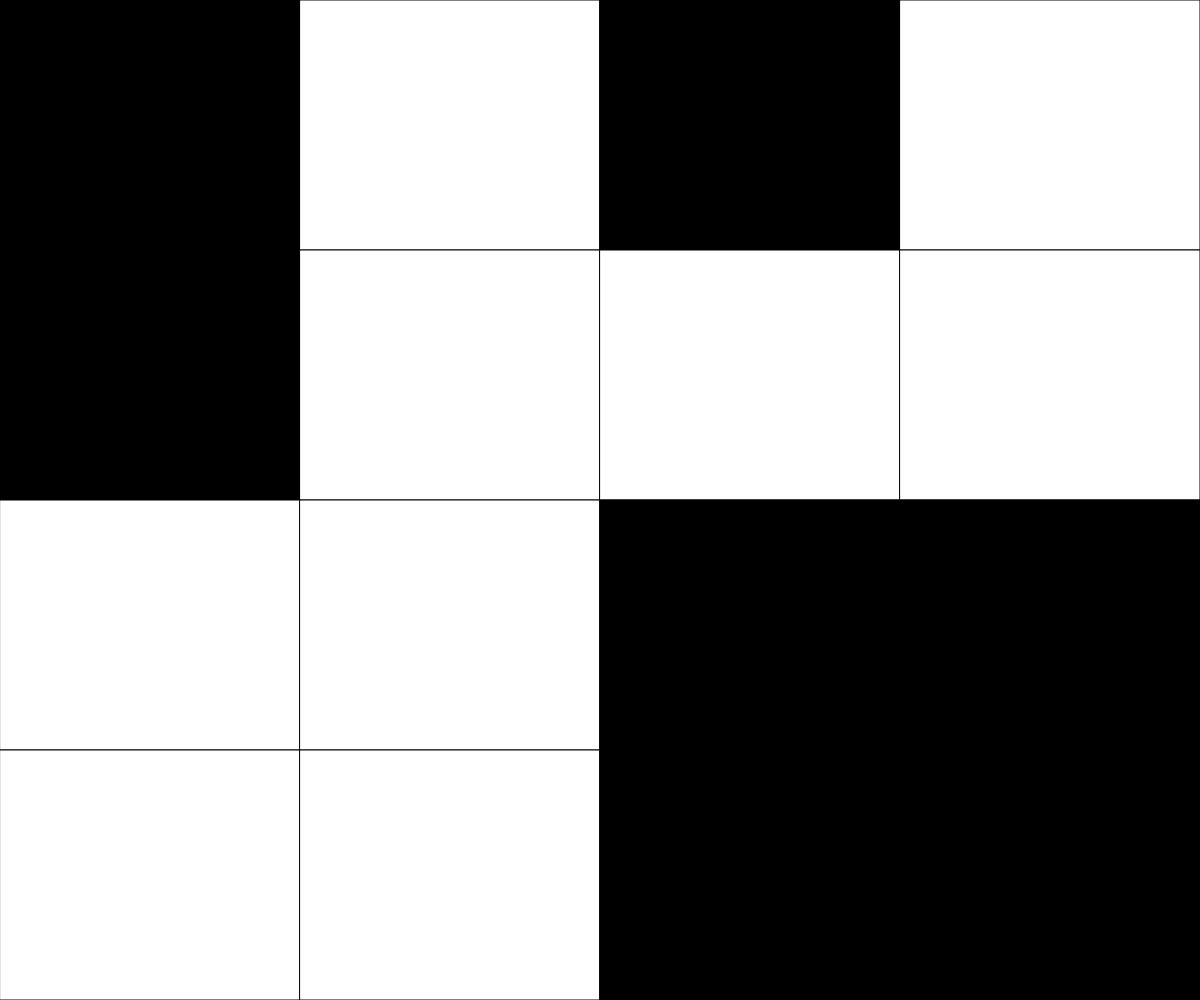
Frame 1 (no input)
Frame 60 (no input): identical to frame 1, image omitted
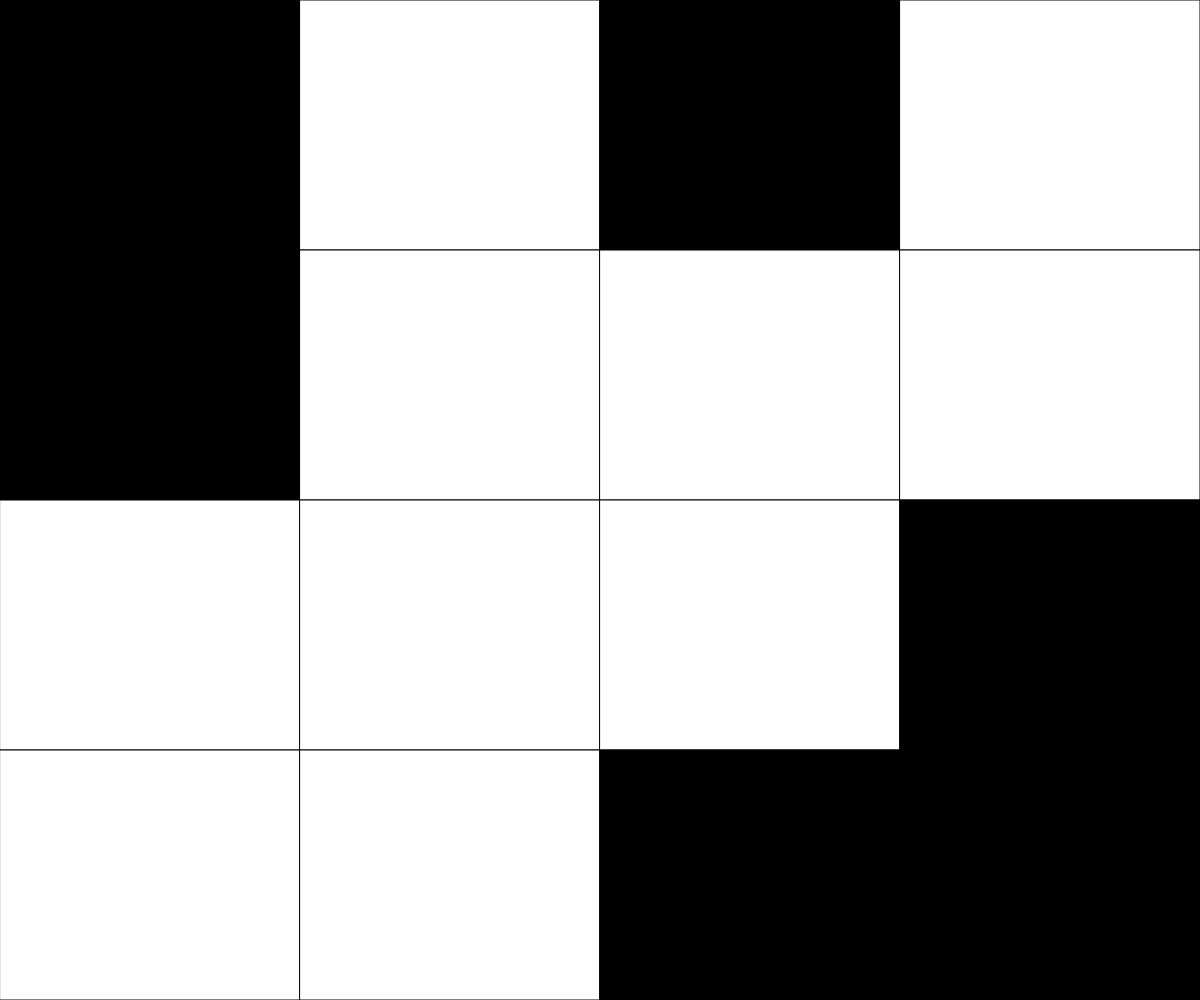
Frame 120 (the mouse pressed at the canvas centre since frame 60)

The p5.js sketch that drew these frames (run headless with seeded random() and noise() and a simulated clock; from frame 60 on, the mouse is pressed at the canvas centre):

// p5.js sketch
// ── sketch.js
// grud demoitle
// Your Name
// Date
//
// Extra for Experts:
// - describe what you did to take this project "above and beyond"



let gridSize = 4; 
let grid;
let mySound;



function setup() {
  createCanvas(windowWidth, windowHeight);
  grid = createRandom2DArray(gridSize, gridSize);
}

function draw() {
  background(220);

  displayGrid();
}

function mousePressed(){
  let cellWidth = width/gridSize;
  let cellHeight = height/gridSize;
  
  let cellX = Math.floor(mouseX/cellWidth);
  let cellY = Math.floor(mouseY/cellHeight);

  if(grid[cellY][cellX] === 1){
    grid[cellY][cellX] = 0;
  }
  else if(grid[cellY][cellX] === 0){
    grid[cellY][cellX] = 1;
  }
}

function displayGrid(){
  let cellWidth = width/gridSize;
  let cellHeight = height/gridSize;

  for (let y = 0; y<gridSize; y++){
    for(let x =0; x<gridSize; x++){
      if(grid[y][x] === 0){
        fill("white");
      }
      else if(grid[y][x] === 1){
        fill("black");
      }
      rect(x*cellWidth, y * cellHeight, cellWidth, cellHeight);
    }
  }
}


function createEmpty2DArray(rows, cols){
  let grid = [];

  for (let y = 0; y<rows; y++){
    grid.push([]);
    for(let x = 0; x<cols; x++){
      grid[y].push(0); 
    }
  }
  return grid;
}


function createRandom2DArray(rows, cols){
  let grid = [];

  for (let y = 0; y<rows; y++){
    grid.push([]);
    for(let x = 0; x<cols; x++){
      if (random(100) < 50){
        grid[y].push(0); 
      }
      else{
        grid[y].push(1);
      }
    }
  }
  return grid;
}
